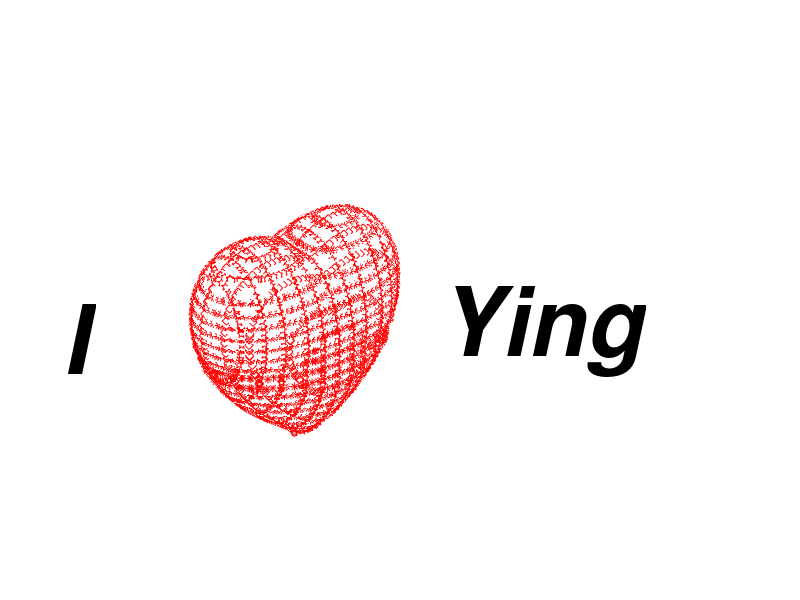

Write MATLAB code to recreate this figure. (Note: this script raises an error after producing the figure.)
function[]=dymanic()
% Construct dimensions and axis.
[X,Y,Z] = meshgrid(linspace(-3,3,101));
% Classical heart-shape 3-D function.  
F = -X.^2.*Z.^3-(9/80).*Y.^2.*Z.^3+(X.^2+(9/4).*Y.^2+Z.^2-1).^3;
% Change the title here.
hFigure =figure('numbertitle','off','name','Happy 7-7 and in memory of the 124 days','color','white');
sz = get(hFigure, 'Position');
set(hFigure, 'Position', [sz(1)-0.15*sz(3) sz(2) 1.3*sz(3) sz(4)]);
set(hFigure,'color','w', 'menu','none')
hAxes = axes('Parent',hFigure,'NextPlot','add',...
'DataAspectRatio',[1 1 1],...
'XLim',[30 120],'YLim',[35 65],'ZLim',[30 75]);
view([-39 30]);
axis off
hidden on
p = patch(isosurface(F,-0.001));
set(p,'FaceColor','w','EdgeColor','w');
% Construct y-z plane, plot the points in the plane.
for iX = [35 38 41 45 48 51 54 57 61 64 67]
plane = reshape(F(:,iX,:),101,101);
cData = contourc(plane,[0 0]);
xData = iX.*ones(1,cData(2,1));
plot3(hAxes,xData,cData(2,2:end),cData(1,2:end),'rp');
pause(.1), drawnow
end
% Construct x-z plane, plot the points in the plane.
for iY = [41 44 47 51 55 58 61]
plane = reshape(F(iY,:,:),101,101);
cData = contourc(plane,[0 0]);
yData = iY.*ones(1,cData(2,1));
plot3(hAxes,cData(2,2:end),yData,cData(1,2:end),'rd');
pause(.1), drawnow
end
% Construct x-y plane, plot the points in the plane.
for iZ = [36 38 40 42 44 46 48 50 52 54 56 58 60 62 64 66 69 71]
plane = F(:,:,iZ);
cData = contourc(plane,[0 0]);
startIndex = 1;
if size(cData,2) > (cData(2,1)+1)
startIndex = cData(2,1)+2;
zData = iZ.*ones(1,cData(2,1));
plot3(hAxes,cData(1,2:(startIndex-1)),...
cData(2,2:(startIndex-1)),zData,'rh');
end
zData = iZ.*ones(1,cData(2,startIndex));
plot3(hAxes,cData(1,(startIndex+1):end),...
cData(2,(startIndex+1):end),zData,'r*');
pause(.1), drawnow
end
% Write the text words.
pause(.2)
text(2,50,70,'I', 'fontWeight','bold','FontAngle','italic','fontsize',68)
pause(.5)
text(80,50,43,'Ying', 'fontWeight','bold','FontAngle','italic','fontsize',68)
pause(.5)
text(50,8,30,'Made by Tao', 'fontWeight','bold','FontAngle','oblique','fontsize',16,'color','b')
pause(.3)
text(53,4,25,'---2013.08.14', 'fontWeight','bold','FontAngle','oblique','fontsize',12,'color','b')
pause(.3)
% Making the shining effect, still not enough yet.
line([33 67],[50 50],[52.5 52.5], 'color','w')
line([50 50],[33 67],[52.5 52.5], 'color','w')
pause(.1)
line([33 67],[50 50],[52.5 52.5], 'color','r')
line([50 50],[33 67],[52.5 52.5], 'color','r')
pause(.1)
line([33 67],[50 50],[52.5 52.5], 'color','w')
line([50 50],[33 67],[52.5 52.5], 'color','w')
pause(.1)
line([33 67],[50 50],[52.5 52.5], 'color','r')
line([50 50],[33 67],[52.5 52.5], 'color','r')
pause(.1)
line([33 67],[50 50],[52.5 52.5], 'color','w')
line([50 50],[33 67],[52.5 52.5], 'color','w')
pause(.1)
line([33 67],[50 50],[52.5 52.5], 'color','r')
line([50 50],[33 67],[52.5 52.5], 'color','r')
